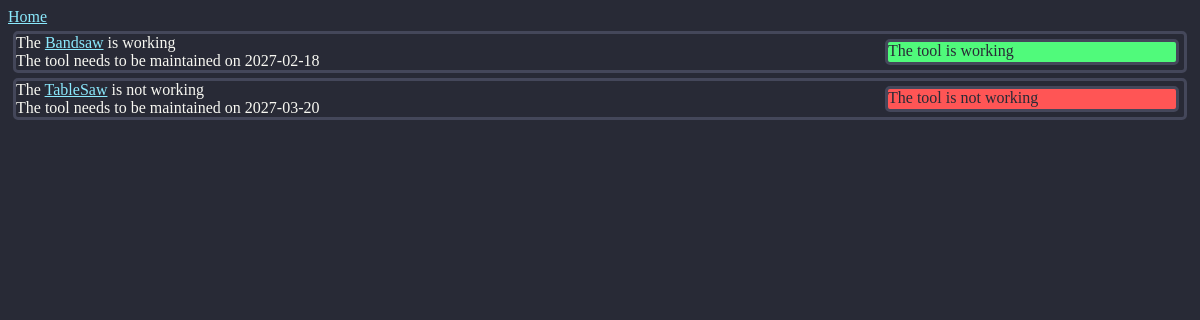
Before: / with the older database file.
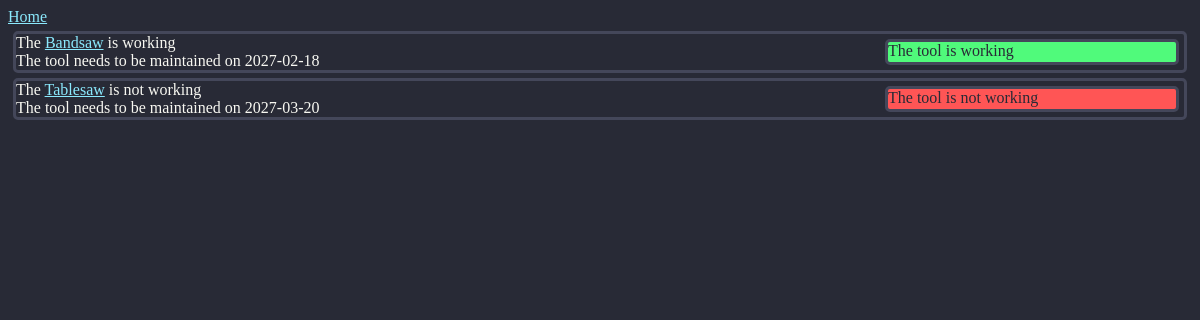
After: the same page with the newer database file.
### tools/models.py (models this page shows, shortened)
class Tool(models.Model):
    name = models.CharField(max_length=50, primary_key=True)
    description = models.CharField(max_length=200,null=True,blank=True)
    functional = models.BooleanField()
    last_maintained = models.DateField(null = True, blank = True)
    maintanance_interval = models.IntegerField(null = True, blank = True)
    latest_issue = models.TextField(null = True, blank = True)

### tools/views.py (the view)
# urls.py: path("", views.home_view,name="home page"),
def home_view(request):
    tools = Tool.objects.all()
    for tool in tools:
        tool.needs_maintainance=  (date.today()+ timedelta(tool.maintanance_interval*30)).strftime("%Y-%m-%d")
        tool.remaining_time = ((tool.last_maintained + timedelta(tool.maintanance_interval * 30)) - date.today())
    context = {"tools":tools}
    return render(request, "tools/home.html", context)

### tools/templates/tools/home.html
{% extends "main.html" %}
{% block content %}
<div class = "tool-parent-container">
  {% for tool in tools %}
    <div class=tool-container>
      <div class=inner-tool-container >
      The <a href=/{{tool.name}}> {{tool.name}}</a> is
        {% if tool.functional == True  %}
          working
        {% else %}
          not working
        {% endif %}
        <br>
        The tool needs to be maintained on {{ tool.needs_maintainance }}
        <br>
      </div>
    {% if tool.functional == False%}
      <div class = "tool-container tool-bad">
        The tool is not working
    {% elif tool.remaining_time.days < 0 %}
      <div class = "tool-container tool-needs-maintainance">
      This tool needs to be maintained
    {% else %}
      <div class = "tool-container tool-good"> The tool is working
    {% endif %}
      </div>
    </div>
    {% endfor %}
  </div>
{% endblock content %}

### templates/main.html (shortened to what this page needs)
<!DOCTYPE html>
{% load static %}
<html lang="en">
  <head>
    <link rel="stylesheet" href="{% static 'style.css' %}" type="text/css">
  </head>
  <body>
    <div>
      {% include "navbar.html" %}
    </div>
    <div>
    {% block content %}
    {% endblock %}
    </div>
  </body>
</html>

### templates/navbar.html
<a href=/>Home</a>

### static/style.css (style rules this page uses)
body { background-color: #282A36; color: #F8F8F2; }
a { color: #8BE9FD }
.tool-container { border-style: solid; border-width: 3px; border-color: #44475A; border-radius: 5px; margin: 5px; display: flex; flex-direction: row; }
.inner-tool-container { width: 75% }
.tool-good { background-color: #50FA7B; width: 25%; color: #282A36; }
.tool-bad { background-color: #FF5555; width: 25%; color: #282A36; }

Changed rows visible on the page:
removed Tool: name "TableSaw", functional "not working", needs_maintainance "2027-03-20"
added Tool: name "Tablesaw", functional "not working", needs_maintainance "2027-03-20"
